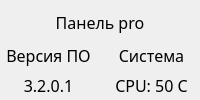
                                <widget class="QFrame" name="frame_72">
                                 <property name="frameShape">
                                  <enum>QFrame::NoFrame</enum>
                                 </property>
                                 <property name="frameShadow">
                                  <enum>QFrame::Raised</enum>
                                 </property>
                                 <layout class="QGridLayout" name="gridLayout_4">
                                  <property name="leftMargin">
                                   <number>0</number>
                                  </property>
                                  <property name="topMargin">
                                   <number>11</number>
                                  </property>
                                  <property name="rightMargin">
                                   <number>0</number>
                                  </property>
                                  <property name="bottomMargin">
                                   <number>0</number>
                                  </property>
                                  <item row="0" column="0" colspan="2" alignment="Qt::AlignTop">
                                   <widget class="QLabel" name="label_47">
                                    <property name="font">
                                     <font>
                                      <family>Rubik</family>
                                      <pointsize>12</pointsize>
                                     </font>
                                    </property>
                                    <property name="text">
                                     <string>Панель pro</string>
                                    </property>
                                    <property name="alignment">
                                     <set>Qt::AlignCenter</set>
                                    </property>
                                   </widget>
                                  </item>
                                  <item row="1" column="0">
                                   <widget class="QFrame" name="frame_80">
                                    <property name="sizePolicy">
                                     <sizepolicy hsizetype="Preferred" vsizetype="Expanding">
                                      <horstretch>0</horstretch>
                                      <verstretch>0</verstretch>
                                     </sizepolicy>
                                    </property>
                                    <property name="frameShape">
                                     <enum>QFrame::NoFrame</enum>
                                    </property>
                                    <property name="frameShadow">
                                     <enum>QFrame::Raised</enum>
                                    </property>
                                    <layout class="QVBoxLayout" name="verticalLayout_53">
                                     <property name="spacing">
                                      <number>0</number>
                                     </property>
                                     <property name="leftMargin">
                                      <number>0</number>
                                     </property>
                                     <property name="topMargin">
                                      <number>0</number>
                                     </property>
                                     <property name="rightMargin">
                                      <number>0</number>
                                     </property>
                                     <property name="bottomMargin">
                                      <number>0</number>
                                     </property>
                                     <item>
                                      <widget class="QLabel" name="label_49">
                                       <property name="font">
                                        <font>
                                         <family>Rubik</family>
                                         <pointsize>12</pointsize>
                                        </font>
                                       </property>
                                       <property name="text">
                                        <string>Версия ПО</string>
                                       </property>
                                       <property name="alignment">
                                        <set>Qt::AlignCenter</set>
                                       </property>
                                      </widget>
                                     </item>
                                     <item>
                                      <widget class="QLabel" name="label_50">
                                       <property name="font">
                                        <font>
                                         <family>Rubik Light</family>
                                         <pointsize>12</pointsize>
                                        </font>
                                       </property>
                                       <property name="text">
                                        <string>3.2.0.1</string>
                                       </property>
                                       <property name="alignment">
                                        <set>Qt::AlignCenter</set>
                                       </property>
                                      </widget>
                                     </item>
                                    </layout>
                                   </widget>
                                  </item>
                                  <item row="1" column="1">
                                   <widget class="QFrame" name="frame_81">
                                    <property name="sizePolicy">
                                     <sizepolicy hsizetype="Preferred" vsizetype="Expanding">
                                      <horstretch>0</horstretch>
                                      <verstretch>0</verstretch>
                                     </sizepolicy>
                                    </property>
                                    <property name="frameShape">
                                     <enum>QFrame::NoFrame</enum>
                                    </property>
                                    <property name="frameShadow">
                                     <enum>QFrame::Raised</enum>
                                    </property>
                                    <layout class="QVBoxLayout" name="verticalLayout_54">
                                     <property name="spacing">
                                      <number>0</number>
                                     </property>
                                     <property name="leftMargin">
                                      <number>0</number>
                                     </property>
                                     <property name="topMargin">
                                      <number>0</number>
                                     </property>
                                     <property name="rightMargin">
                                      <number>0</number>
                                     </property>
                                     <property name="bottomMargin">
                                      <number>0</number>
                                     </property>
                                     <item>
                                      <widget class="QLabel" name="label_51">
                                       <property name="font">
                                        <font>
                                         <family>Rubik</family>
                                         <pointsize>12</pointsize>
                                        </font>
                                       </property>
                                       <property name="text">
                                        <string>Система</string>
                                       </property>
                                       <property name="alignment">
                                        <set>Qt::AlignCenter</set>
                                       </property>
                                      </widget>
                                     </item>
                                     <item>
                                      <widget class="QLabel" name="label_52">
                                       <property name="font">
                                        <font>
                                         <family>Rubik Light</family>
                                         <pointsize>12</pointsize>
                                        </font>
                                       </property>
                                       <property name="text">
                                        <string>CPU: 50 C</string>
                                       </property>
                                       <property name="alignment">
                                        <set>Qt::AlignCenter</set>
                                       </property>
                                      </widget>
                                     </item>
                                    </layout>
                                   </widget>
                                  </item>
                                 </layout>
                                </widget>
